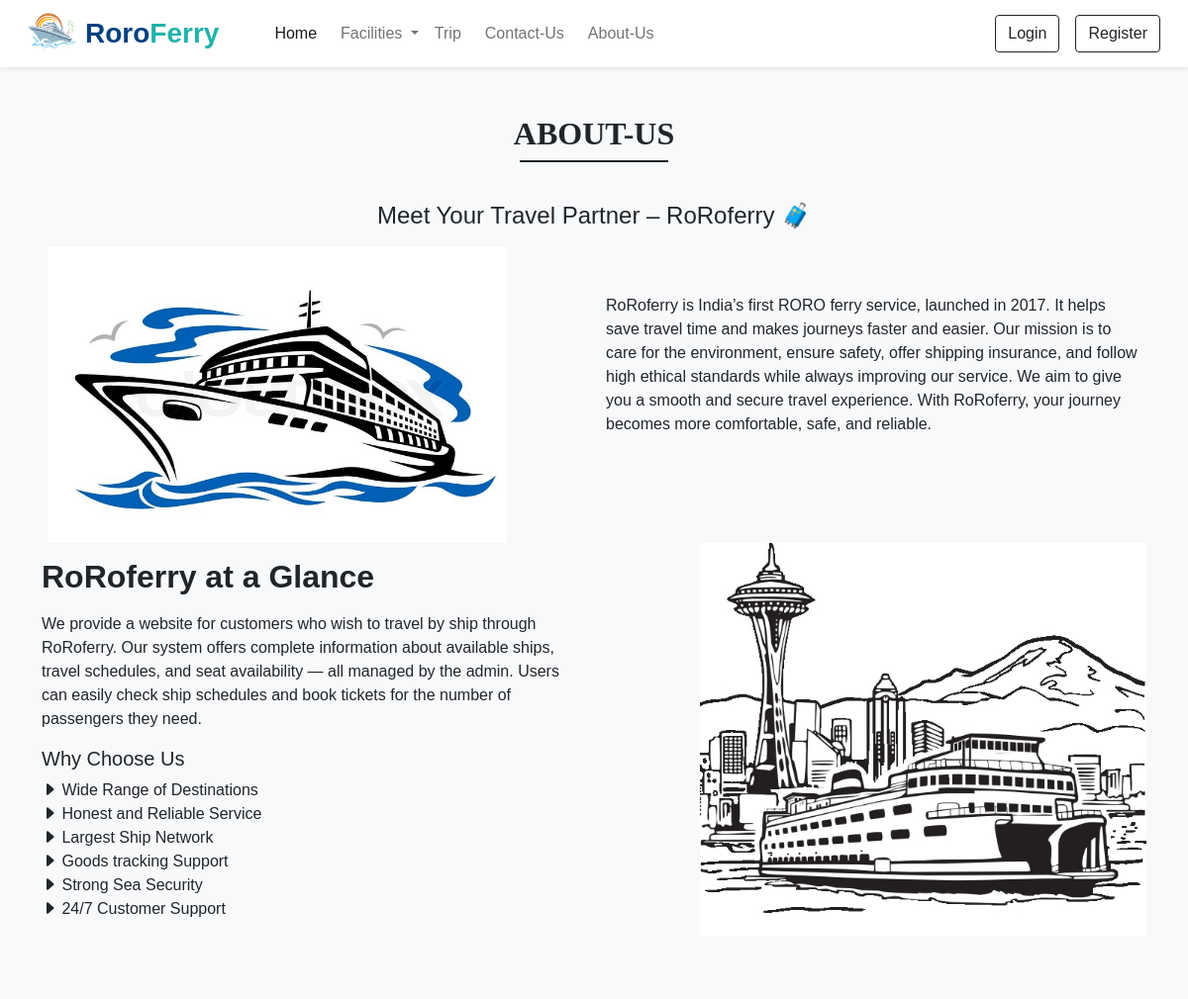
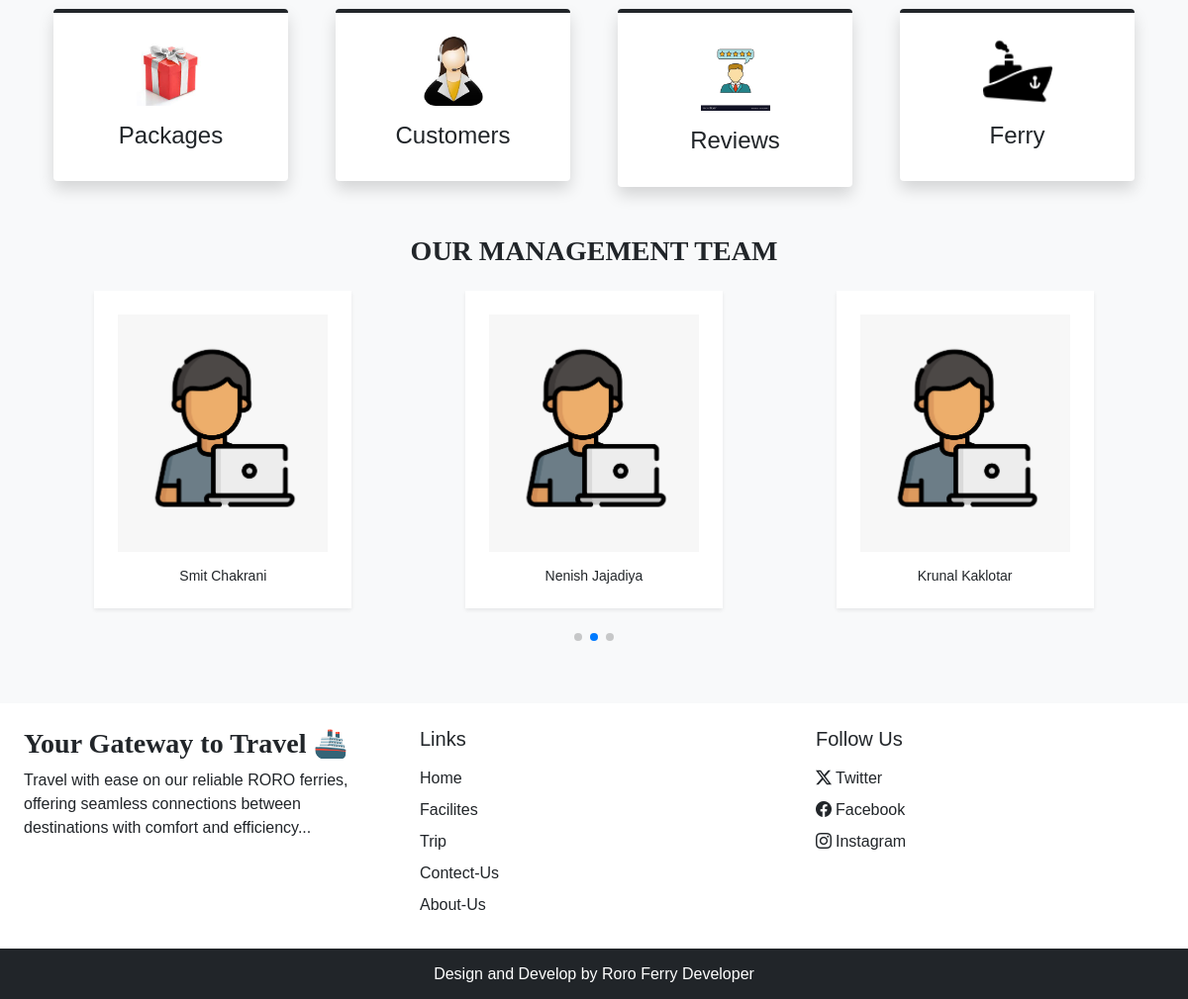
Page /about.php on the committed database (2 pictures, top to bottom).
### tables this page shows
CREATE TABLE `team` (
  `id` int(11) NOT NULL,
  `name` varchar(50) NOT NULL,
  `picture` varchar(250) NOT NULL
);

### about.php (the view, shortened to what this page needs)
<!DOCTYPE html>
<html lang="en">
<head>
    <link rel="stylesheet" href="https://cdn.jsdelivr.net/npm/swiper@11/swiper-bundle.min.css" />
    <?php include('inc/links.php'); ?>
</head>
<body class="bg-light">
    <?php
    require('inc/header.php');
    include "inc/connection.php"
    ?>
    <div class="content">
        <div class="my-5 px-4">
            <h2 class="fw-bold h-font text-center">ABOUT-US</h2>
            <div class="h-line bg-dark"></div>
            <br>
            <p class="text-center mt-3">
                <center>
                    <h4>Meet Your Travel Partner – RoRoferry 🧳</h4>
                </center>
            </p>
            <div class="container-fluid">
                <div class="container">
                    <div class="row">
                        <div class="col-12 col-md-6">
                            <img src="images/about/ship.jpg" style="height: 300px;" class="img-fluid " />
                        </div>
                        <div class="col-12 col-md-6 mt-5">
                        RoRoferry is India’s first RORO ferry service, launched in 2017.
                        It helps save travel time and makes journeys faster and easier.
                        Our mission is to care for the environment, ensure safety, offer shipping insurance,
                        and follow high ethical standards while always improving our service.
                        We aim to give you a smooth and secure travel experience.
                        With RoRoferry, your journey becomes more comfortable, safe, and reliable.
                        </div>
                    </div>
                </div>
            </div>
            <div class="container">
                <div class="row justify-content-between align-items-center">
                    <div class="col-lg-6 col-md-5 mb-4 order-lg-1 order-md-1 order-2">
                        <h2 class="mb-3"> <b>RoRoferry at a Glance</b></h2>
                        <p>We provide a website for customers who wish to travel by ship through RoRoferry.
                            Our system offers complete information about available ships, travel schedules, and seat availability —
                            all managed by the admin. Users can easily check ship schedules and book tickets for the number of passengers they need.</p>
                        <h5>Why Choose Us</h5>
                        <div class="our-mission">
                            <li style="list-style:none;" class="our-"><i class="bi bi-caret-right-fill"
                                    aria-hidden="true"></i></i> <a href="#" style="text-decoration:none;" class="text-dark">
                                    Wide Range of Destinations</a></li>
                            <li style="list-style:none;"><i class="bi bi-caret-right-fill" aria-hidden="true"></i> <a
                                    href="#" style="text-decoration:none;" class="text-dark"> Honest and Reliable Service</a>
                            </li>
                            <li style="list-style:none;"><i class="bi bi-caret-right-fill" aria-hidden="true"></i> <a
                                    href="#" style="text-decoration:none;" class="text-dark"> Largest Ship Network</a></li>
                            <li style="list-style:none;"><i class="bi bi-caret-right-fill" aria-hidden="true"></i> <a
                                    href="#" style="text-decoration:none;" class="text-dark"> Goods tracking Support</a>
                            </li>
                            <li style="list-style:none;"><i class="bi bi-caret-right-fill" aria-hidden="true"></i> <a
                                    href="#" style="text-decoration:none;" class="text-dark"> Strong Sea Security</a></li>
                            <li style="list-style:none;"><i class="bi bi-caret-right-fill" aria-hidden="true"></i> <a
                                    href="#" style="text-decoration:none;" class="text-dark"> 24/7 Customer Support</a></li>
                        </div>
                    </div>
                    <div class="col-lg-5 col-md-5 mb-4 order-lg-2 order-md-2 order-1">
                        <img src="images/carousel/ab.jpg" class="w-100">
                    </div>
                </div>
            </div>
            <div class="container mt-5">
                <div class="row">
                    <div class="col-lg-3 col-md-6 mb-4 px-4 ">
                        <div class="bg-white rounded shadow p-4 border-top border-4 text-center box">
                            <img src="images/about/gift.jpg" width="70px">
                            <h4 class="mt-3"> Packages</h4>
                        </div>
                    </div>
                    <div class="col-lg-3 col-md-6 mb-4 px-4 ">
                        <div class="bg-white rounded shadow p-4 border-top border-4 text-center box">
                            <img src="images/about/customers.jpg" width="70px">
                            <h4 class="mt-3"> Customers</h4>
                        </div>
                    </div>
                    <div class="col-lg-3 col-md-6 mb-4 px-4 ">
                        <div class="bg-white rounded shadow p-4 border-top border-4 text-center box">
                            <img src="images/carousel/rew3.jpg" width="70px">
                            <h4 class="mt-3"> Reviews</h4>
                        </div>
                    </div>
                    <div class="col-lg-3 col-md-6 mb-4 px-4 ">
                        <div class="bg-white rounded shadow p-4 border-top border-4 text-center box">
                            <img src="images/carousel/FERRY.jpg" width="70px">
                            <h4 class="mt-3">Ferry</h4>
                        </div>
                    </div>
                </div>
            </div>
            <h3 class="my-4 fw-bold h-font text-center">OUR MANAGEMENT TEAM</h3>
            <div class="container px-2">
                <div class="swiper mySwiper">
                    <div class="swiper-wrapper">
                        <?php
                        $team_q = mysqli_query($con, "SELECT * FROM `team`");
                        while ($row = mysqli_fetch_assoc($team_q)) {
                            echo <<<HTML
                                    <div class="swiper-slide bg-white text-center overflow-hidden p-4 shadow-sm mx-auto"
                                        style="max-width: 260px; margin: 5%;">
                                        <img src="{$row['picture']}"
                                            class="w-100 d-block mx-auto"
                                            style="height: 240px; object-fit: cover; object-position: top;"
                                            alt="{$row['name']}">
                                        <h6 class="mt-3 mb-0" style="font-size: 14px;">{$row['name']}</h6>
                                    </div>
                              HTML;
                        }
                        ?>
                    </div>
                    <br><br>
                    <div class="swiper-pagination mt-2"></div>
                </div>
            </div>
        </div>
    <?php require('inc/footer.php'); ?>
</body>
</html>

### inc/links.php (shortened to what this page needs)
<link href="https://cdn.jsdelivr.net/npm/bootstrap@5.0.2/dist/css/bootstrap.min.css" rel="stylesheet"
>
<link rel="stylesheet" href="https://cdn.jsdelivr.net/npm/bootstrap-icons@1.11.3/font/bootstrap-icons.min.css">
<link rel="stylesheet" href="https://cdn.jsdelivr.net/npm/swiper@11/swiper-bundle.min.css" />
<link rel="stylesheet" href="css/common.css">

### inc/header.php (shortened to what this page needs)
<nav class="navbar navbar-expand-lg navbar-light bg-white px-lg-3 py-lg-2 shadow-sm sticky-top">
    <div class="container-fluid">
        <img src="images/carousel/ship_logo.png" style="height:50px" class="me-2">
        <a class="navbar-brand me-5 fw-bold fs-3 h-font" href="index.php">
            <span style="color: #004080;">Roro</span><span style="color: #20b2aa;">Ferry</span>
        </a>
        <div class="collapse navbar-collapse" id="navbarSupportedContent">
            <ul class="navbar-nav me-auto mb-2 mb-lg-0">
                <li class="nav-item me-2"><a class="nav-link active" href="index.php">Home</a></li>
                <div class="dropdown">
                    <a class="nav-link dropdown-toggle" href="#" role="button" data-bs-toggle="dropdown"
                        aria-expanded="false">
                        Facilities
                    </a>
                </div>
                <li class="nav-item me-2"><a class="nav-link" href="trip.php">Trip</a></li>
                <li class="nav-item me-2"><a class="nav-link" href="contact-us.php">Contact-Us</a></li>
                <li class="nav-item me-2"><a class="nav-link" href="about.php">About-Us</a></li>
            </ul>
            <?php if (isset($_SESSION['user_id'])): ?>
                <a href="booking.php" class="btn btn-outline-primary me-3">
                    My Bookings
                </a>
                <div class="d-flex align-items-center">
                    <?php
                    $profileImage = 'images/USER_PROFILE_IMAGE/default.jpg';
                    if (!empty($_SESSION['profile'])) {
                        $imagePath = 'images/USER_PROFILE_IMAGE/' . $_SESSION['profile'];
                        if (file_exists($imagePath)) {
                            $profileImage = $imagePath;
                        }
                    }
                    ?>
                    <img src="<?php echo $profileImage; ?>" alt="Profile" class="rounded-circle me-2" width="40" height="40"
                        onerror="this.onerror=null;this.src='images/USER_PROFILE_IMAGE/aaa.jpg';">
                    <span class="fw-bold"><?php echo $_SESSION['name'] ?? 'User'; ?></span>
                    <?php if (!empty($_SESSION['role']) && $_SESSION['role'] == 'admin'): ?>
                        <a href="admin/dashboard.php" class="btn btn-outline-primary ms-3">Admin Panel</a>
                    <?php endif; ?>
                    <a href="ajax/logout.php" class="btn btn-outline-dark ms-3">Logout</a>
                </div>
            <?php else: ?>
                <button type="button" class="btn btn-outline-dark shadow-none me-lg-3 me-2" data-bs-toggle="modal"
                    data-bs-target="#loginmodal">Login</button>
                <button type="button" class="btn btn-outline-dark shadow-none" data-bs-toggle="modal"
                    data-bs-target="#registermodal">Register</button>
            <?php endif; ?>
        </div>
    </div>
</nav>

### inc/footer.php (shortened to what this page needs)
<div class="container-fluid bg-white mt-5">
    <div class="row">
        <div class="col-lg-4 p-4">
            <h3 class="h-font fw-bold fs-3 mb-2">Your Gateway to Travel 🚢</h3>
            <p>Travel with ease on our reliable RORO ferries,
                offering seamless connections between destinations with comfort and efficiency...</p>
        </div>
        <div class="col-lg-4 p-4">
            <h5 class="mb-3">Links</h5>
            <a href="index.php" class="d-inline-block mb-2 text-dark text-decoration-none">Home</a><br>
            <a href="facilities.php" class="d-inline-block mb-2 text-dark text-decoration-none">Facilites</a><br>
            <a href="trip.php" class="d-inline-block mb-2 text-dark text-decoration-none">Trip</a><br>
            <a href="contact-us.php" class="d-inline-block mb-2 text-dark text-decoration-none">Contect-Us</a><br>
            <a href="about.php" class="d-inline-block mb-2 text-dark text-decoration-none">About-Us</a><br>
        </div>
        <div class="col-lg-4 p-4">
            <h5 class="mb-3">Follow Us</h5>
            <a href="#" class="d-inline-block mb-2 text-dark text-decoration-none"> <i
                    class="bi bi-twitter-x me-1"></i>Twitter</a><br>
            <a href="https://www.facebook.com/people/Langkawi-Roro-Ferry-Services-Sdn-Bhd/100067903778418/"
                class="d-inline-block mb-2 text-dark text-decoration-none"> <i
                    class="bi bi-facebook me-1"></i>Facebook</a><br>
            <a href="https://www.instagram.com/dgseaconnect/"
                class="d-inline-block mb-2 text-dark text-decoration-none"> <i
                    class="bi bi-instagram me-1"></i>Instagram</a><br>
        </div>
    </div>
</div>
<h6 class="text-center bg-dark text-white p-3 m-0">Design and Develop by Roro Ferry Developer</h6>

### css/common.css (style rules this page uses)
:root { --teel:#2ec1ac; --teel_hover:#279e8c; }
* { font-family: 'Poppins', sans-serif; }
.h-font { font-family: 'Merienda', cursive; }
.h-line { width: 150px; margin: 0 auto; height: 1.7px; }
.swiper-wrapper { display: flex; justify-content: center; }

### about.php (style rules this page uses)
.box { border-top-color: var(--teal) !important; }
html, body { height: 100%; margin: 0; padding: 0; }
body { display: flex; flex-direction: column; min-height: 100vh; }
.content { flex: 1; }
.swiper-slide { max-width: 260px; }

### rows in the picture
team: picture (picture), name "Smit Chakrani"
team: picture (picture), name "Nenish Jajadiya"
team: picture (picture), name "Krunal Kaklotar"
